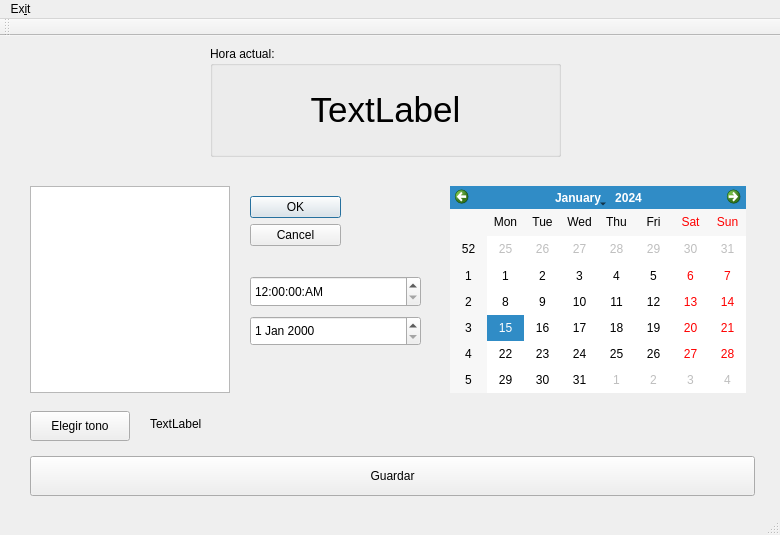
<?xml version="1.0" encoding="UTF-8"?>
<ui version="4.0">
 <class>MainWindow</class>
 <widget class="QMainWindow" name="MainWindow">
  <property name="enabled">
   <bool>true</bool>
  </property>
  <property name="geometry">
   <rect>
    <x>0</x>
    <y>0</y>
    <width>780</width>
    <height>535</height>
   </rect>
  </property>
  <property name="windowTitle">
   <string>Qt-Alarm</string>
  </property>
  <property name="autoFillBackground">
   <bool>false</bool>
  </property>
  <widget class="QWidget" name="centralWidget">
   <widget class="QCalendarWidget" name="calendarWidget">
    <property name="geometry">
     <rect>
      <x>450</x>
      <y>150</y>
      <width>296</width>
      <height>207</height>
     </rect>
    </property>
   </widget>
   <widget class="QTimeEdit" name="timeEdit">
    <property name="geometry">
     <rect>
      <x>250</x>
      <y>240</y>
      <width>171</width>
      <height>31</height>
     </rect>
    </property>
    <property name="displayFormat">
     <string>hh:mm:ss:AP</string>
    </property>
   </widget>
   <widget class="QPushButton" name="chkSounds">
    <property name="geometry">
     <rect>
      <x>30</x>
      <y>375</y>
      <width>100</width>
      <height>30</height>
     </rect>
    </property>
    <property name="text">
     <string>Elegir tono</string>
    </property>
   </widget>
   <widget class="QLabel" name="txtSoundPath">
    <property name="geometry">
     <rect>
      <x>150</x>
      <y>380</y>
      <width>580</width>
      <height>16</height>
     </rect>
    </property>
    <property name="text">
     <string>TextLabel</string>
    </property>
   </widget>
   <widget class="QPushButton" name="SaveBtn">
    <property name="geometry">
     <rect>
      <x>30</x>
      <y>420</y>
      <width>725</width>
      <height>40</height>
     </rect>
    </property>
    <property name="text">
     <string>Guardar</string>
    </property>
   </widget>
   <widget class="QListWidget" name="listWidget">
    <property name="geometry">
     <rect>
      <x>30</x>
      <y>150</y>
      <width>200</width>
      <height>207</height>
     </rect>
    </property>
   </widget>
   <widget class="QDateEdit" name="CustEdit">
    <property name="geometry">
     <rect>
      <x>250</x>
      <y>280</y>
      <width>171</width>
      <height>30</height>
     </rect>
    </property>
   </widget>
   <widget class="QDialogButtonBox" name="listAlmBtn">
    <property name="geometry">
     <rect>
      <x>250</x>
      <y>160</y>
      <width>91</width>
      <height>71</height>
     </rect>
    </property>
    <property name="orientation">
     <enum>Qt::Orientation::Vertical</enum>
    </property>
    <property name="standardButtons">
     <set>QDialogButtonBox::StandardButton::Cancel|QDialogButtonBox::StandardButton::Ok</set>
    </property>
   </widget>
   <widget class="QGroupBox" name="groupBox">
    <property name="enabled">
     <bool>true</bool>
    </property>
    <property name="geometry">
     <rect>
      <x>210</x>
      <y>10</y>
      <width>351</width>
      <height>111</height>
     </rect>
    </property>
    <property name="acceptDrops">
     <bool>false</bool>
    </property>
    <property name="autoFillBackground">
     <bool>false</bool>
    </property>
    <property name="title">
     <string>Hora actual:</string>
    </property>
    <property name="flat">
     <bool>false</bool>
    </property>
    <property name="checkable">
     <bool>false</bool>
    </property>
    <layout class="QGridLayout" name="gridLayout_2">
     <item row="0" column="0">
      <widget class="QLabel" name="Clock">
       <property name="minimumSize">
        <size>
         <width>0</width>
         <height>0</height>
        </size>
       </property>
       <property name="font">
        <font>
         <pointsize>26</pointsize>
        </font>
       </property>
       <property name="frameShadow">
        <enum>QFrame::Shadow::Sunken</enum>
       </property>
       <property name="text">
        <string>TextLabel</string>
       </property>
       <property name="alignment">
        <set>Qt::AlignmentFlag::AlignCenter</set>
       </property>
      </widget>
     </item>
    </layout>
   </widget>
  </widget>
  <widget class="QMenuBar" name="menuBar">
   <property name="geometry">
    <rect>
     <x>0</x>
     <y>0</y>
     <width>780</width>
     <height>25</height>
    </rect>
   </property>
   <widget class="QMenu" name="menuFile">
    <property name="title">
     <string>Ex&amp;it</string>
    </property>
    <addaction name="separator"/>
    <addaction name="actionQuit"/>
   </widget>
   <addaction name="menuFile"/>
  </widget>
  <widget class="QToolBar" name="mainToolBar">
   <attribute name="toolBarArea">
    <enum>TopToolBarArea</enum>
   </attribute>
   <attribute name="toolBarBreak">
    <bool>false</bool>
   </attribute>
  </widget>
  <widget class="QStatusBar" name="statusBar"/>
  <action name="actionQuit">
   <property name="text">
    <string>&amp;Quit</string>
   </property>
  </action>
 </widget>
 <resources/>
 <connections/>
</ui>
